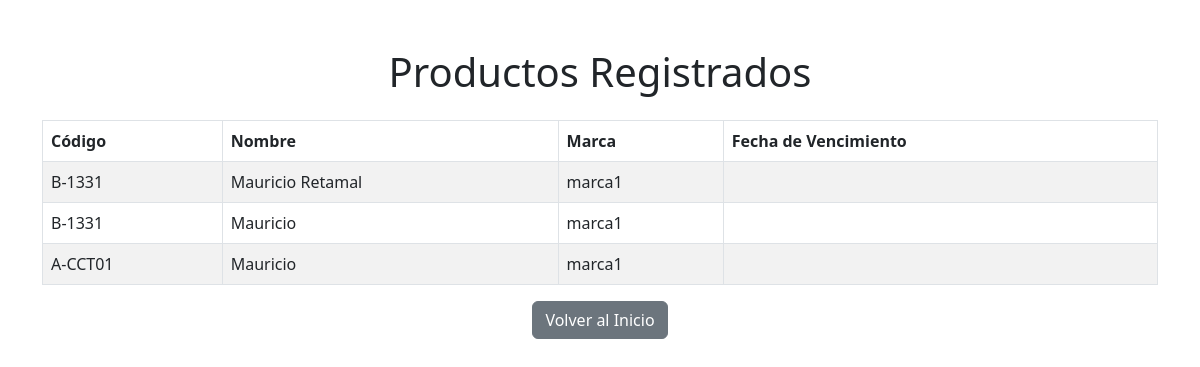
Page /consulta/ (signed in) on the committed database.
### productos/models.py (models this page shows, shortened)
class Producto(models.Model):
    codigo = models.CharField(max_length=50)
    nombre = models.CharField(max_length=100)
    precio = models.DecimalField(max_digits=10, decimal_places=2)
    marca = models.ForeignKey(Marca, on_delete=models.CASCADE)
    categoria = models.ForeignKey(Categoria, on_delete=models.CASCADE)
    caracteristicas = models.ManyToManyField(Caracteristica)

class Marca(models.Model):
    nombre = models.CharField(max_length=100)
    def __str__(self):
        return self.nombre

### productos/views.py (the view)
# urls.py: path('consulta/', views.consulta, name='consulta_productos'),
@login_required
def consulta(request):
    productos = Producto.objects.all()
    return render(request, 'productos/consulta.html', {'productos': productos})

### productos/templates/productos/consulta.html (shortened to what this page needs)
<!DOCTYPE html>
<html>
<head>
    {% load static %}
<link href="https://cdn.jsdelivr.net/npm/bootstrap@5.3.0/dist/css/bootstrap.min.css" rel="stylesheet">
</head>
<body>
<div class="container mt-5">
<h1 class="text-center mb-4">Productos Registrados</h1>
<table class="table table-striped table-bordered">
<thead class="thead-dark">
<tr>
<th>Código</th>
<th>Nombre</th>
<th>Marca</th>
<th>Fecha de Vencimiento</th>
</tr>
</thead>
<tbody>
                {% for producto in productos %}
<tr>
<td>{{ producto.codigo }}</td>
<td>{{ producto.nombre }}</td>
<td>{{ producto.marca }}</td>
<td>{{ producto.fecha_vencimiento }}</td>
</tr>
                {% endfor %}
</tbody>
</table>
<div class="text-center">
<a href="/" class="btn btn-secondary">Volver al Inicio</a>
</div>
</div>
</body>
</html>

### rows in the picture
Producto: codigo "B-1331", nombre "Mauricio Retamal", marca "marca1"
Producto: codigo "B-1331", nombre "Mauricio", marca "marca1"
Producto: codigo "A-CCT01", nombre "Mauricio", marca "marca1"
